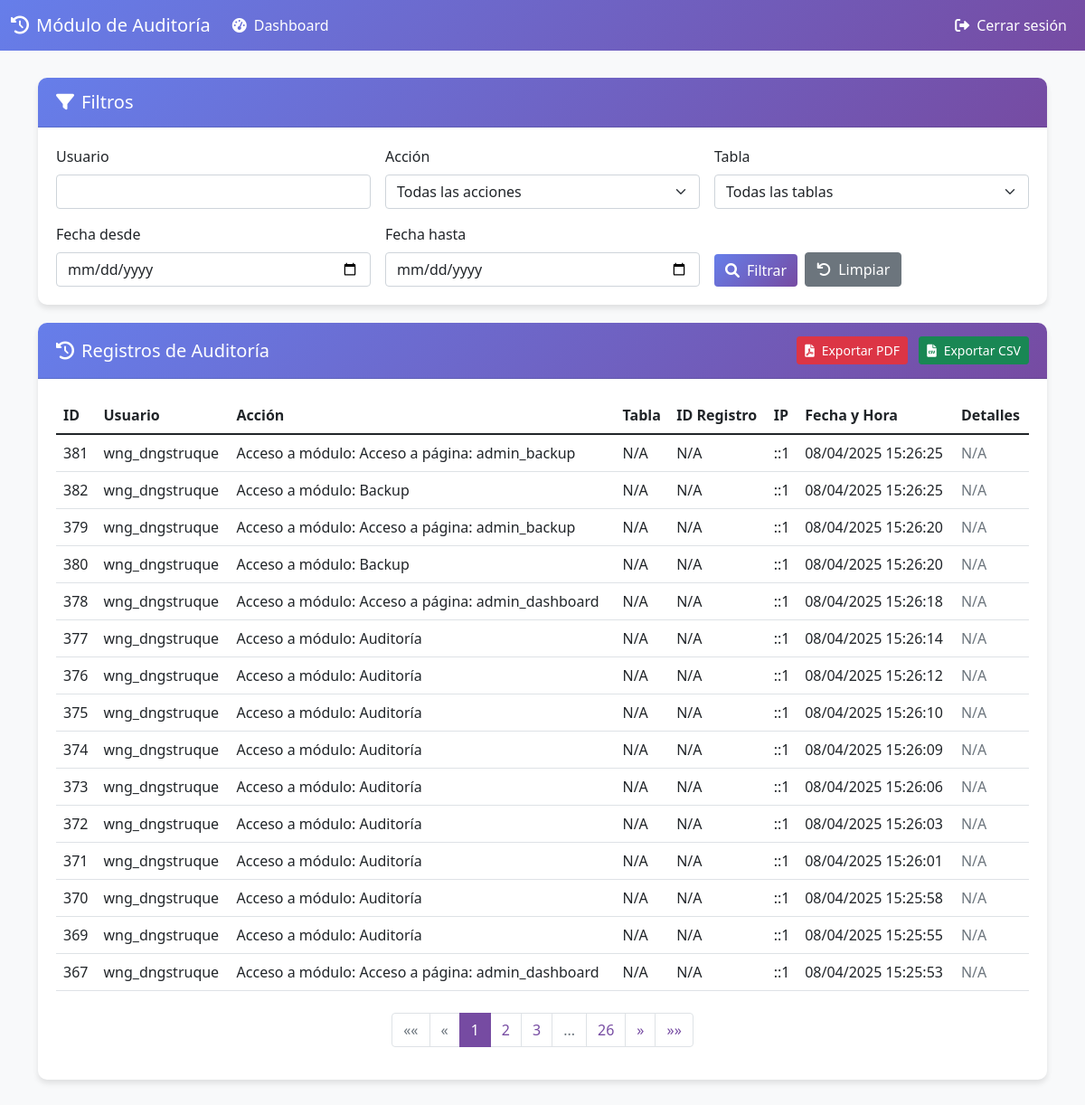
Page /admin_auditoria.php (signed in) on the earlier database version.
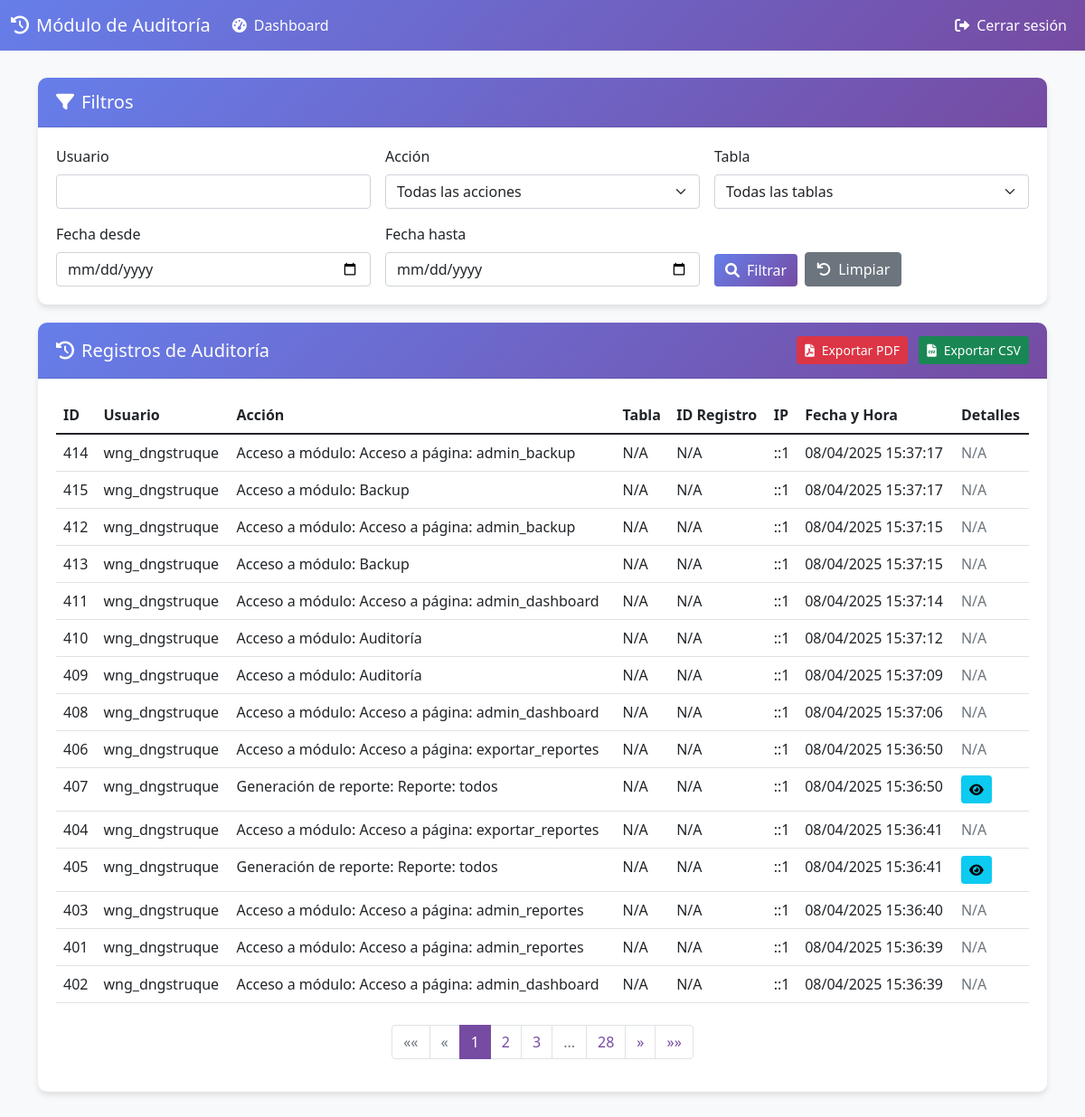
Same page on the later database version.
### tables this page shows
CREATE TABLE `auditoria` (
  `id_auditoria` int(11) NOT NULL AUTO_INCREMENT,
  `id_usuario` int(11) NOT NULL,
  `accion` varchar(255) NOT NULL,
  `tabla` varchar(100) DEFAULT NULL,
  `id_registro` int(11) DEFAULT NULL,
  `detalles` text DEFAULT NULL,
  `ip_usuario` varchar(45) NOT NULL,
  `fecha_hora` datetime NOT NULL DEFAULT current_timestamp(),
  PRIMARY KEY (`id_auditoria`),
  KEY `id_usuario` (`id_usuario`),
  CONSTRAINT `auditoria_ibfk_1` FOREIGN KEY (`id_usuario`) REFERENCES `usuarios` (`id_usuario`)
);

CREATE TABLE `usuarios` (
  `id_usuario` int(11) NOT NULL AUTO_INCREMENT,
  `username` varchar(50) NOT NULL,
  `password` varchar(255) NOT NULL,
  `email` varchar(100) NOT NULL,
  `created_at` timestamp NOT NULL DEFAULT current_timestamp(),
  `nombre` varchar(100) DEFAULT NULL,
  `apellido` varchar(100) DEFAULT NULL,
  `telefono` varchar(20) DEFAULT NULL,
  `area` varchar(100) DEFAULT NULL,
  `rol` enum('usuario','administrador') DEFAULT 'usuario',
  `tamanio_texto` enum('pequeno','normal','grande') DEFAULT 'normal',
  `tema` enum('claro','oscuro') DEFAULT 'claro',
  `idioma` char(2) DEFAULT 'es',
  PRIMARY KEY (`id_usuario`),
  UNIQUE KEY `username` (`username`),
  UNIQUE KEY `email` (`email`)
);

### admin_auditoria.php (the view, shortened to what the changed rows need)
<?php
require_once "includes/config.php";
$registros_por_pagina = 15;
$pagina_actual = isset($_GET['pagina']) ? (int) $_GET['pagina'] : 1;
$inicio = ($pagina_actual - 1) * $registros_por_pagina;
$filtro_usuario = isset($_GET['usuario']) ? $_GET['usuario'] : '';
$filtro_accion = isset($_GET['accion']) ? $_GET['accion'] : '';
$filtro_tabla = isset($_GET['tabla']) ? $_GET['tabla'] : '';
$filtro_fecha_desde = isset($_GET['fecha_desde']) ? $_GET['fecha_desde'] : '';
$filtro_fecha_hasta = isset($_GET['fecha_hasta']) ? $_GET['fecha_hasta'] : '';
$sql_where = "WHERE 1=1";
$params = [];
$types = "";
$sql_count = "SELECT COUNT(*) as total FROM auditoria a
              JOIN usuarios u ON a.id_usuario = u.id_usuario
              $sql_where";
$stmt_count = mysqli_prepare($link, $sql_count);
mysqli_stmt_execute($stmt_count);
$result_count = mysqli_stmt_get_result($stmt_count);
$row_count = mysqli_fetch_assoc($result_count);
$total_registros = $row_count['total'];
$total_paginas = ceil($total_registros / $registros_por_pagina);
$sql = "SELECT a.*, u.username
        FROM auditoria a
        JOIN usuarios u ON a.id_usuario = u.id_usuario
        $sql_where
        ORDER BY a.fecha_hora DESC
        LIMIT ?, ?";
$stmt = mysqli_prepare($link, $sql);
$params[] = $inicio;
$params[] = $registros_por_pagina;
$types .= "ii";
mysqli_stmt_bind_param($stmt, $types, ...$params);
mysqli_stmt_execute($stmt);
$result = mysqli_stmt_get_result($stmt);
?>
<!DOCTYPE html>
<html lang="es">
<head>
    <link href="https://cdn.jsdelivr.net/npm/bootstrap@5.1.3/dist/css/bootstrap.min.css" rel="stylesheet">
    <link rel="stylesheet" href="https://cdnjs.cloudflare.com/ajax/libs/font-awesome/6.0.0-beta3/css/all.min.css">
</head>
<body>
    <div class="container">
        <div class="card">
            <div class="card-body">
                <div class="table-responsive">
                    <table class="table table-hover">
                        <thead>
                            <tr>
                                <th>ID</th>
                                <th>Usuario</th>
                                <th>Acción</th>
                                <th>Tabla</th>
                                <th>ID Registro</th>
                                <th>IP</th>
                                <th>Fecha y Hora</th>
                                <th>Detalles</th>
                            </tr>
                        </thead>
                        <tbody>
                            <?php if (mysqli_num_rows($result) > 0): ?>
                                <?php while ($row = mysqli_fetch_assoc($result)): ?>
                                    <tr>
                                        <td><?php echo htmlspecialchars($row['id_auditoria']); ?></td>
                                        <td><?php echo htmlspecialchars($row['username']); ?></td>
                                        <td><?php echo htmlspecialchars($row['accion']); ?></td>
                                        <td><?php echo htmlspecialchars($row['tabla'] ?? 'N/A'); ?></td>
                                        <td><?php echo htmlspecialchars($row['id_registro'] ?? 'N/A'); ?></td>
                                        <td><?php echo htmlspecialchars($row['ip_usuario']); ?></td>
                                        <td><?php echo htmlspecialchars(date('d/m/Y H:i:s', strtotime($row['fecha_hora']))); ?>
                                        </td>
                                        <td>
                                            <?php if (!empty($row['detalles'])): ?>
                                                <button type="button" class="btn btn-sm btn-info" data-bs-toggle="modal"
                                                    data-bs-target="#detallesModal<?php echo $row['id_auditoria']; ?>">
                                                    <i class="fas fa-eye"></i>
                                                </button>
                                            <?php else: ?>
                                                <span class="text-muted">N/A</span>
                                            <?php endif; ?>
                                        </td>
                                    </tr>
                                <?php endwhile; ?>
                            <?php else: ?>
                                <tr>
                                    <td colspan="8" class="text-center">No hay registros de auditoría</td>
                                </tr>
                            <?php endif; ?>
                        </tbody>
                    </table>
                </div>
                <?php if ($total_paginas > 1): ?>
                    <div class="d-flex justify-content-center mt-4">
                        <nav aria-label="Navegación de páginas">
                            <ul class="pagination">
                                <?php
                                $rango = 2;
                                $inicio_rango = max(1, $pagina_actual - $rango);
                                $fin_rango = min($total_paginas, $pagina_actual + $rango);
                                for ($i = $inicio_rango; $i <= $fin_rango; $i++) {
                                    echo '<li class="page-item ' . (($i == $pagina_actual) ? 'active' : '') . '"><a class="page-link" href="' . htmlspecialchars($_SERVER["PHP_SELF"]) . '?pagina=' . $i . '&usuario=' . urlencode($filtro_usuario) . '&accion=' . urlencode($filtro_accion) . '&tabla=' . urlencode($filtro_tabla) . '&fecha_desde=' . urlencode($filtro_fecha_desde) . '&fecha_hasta=' . urlencode($filtro_fecha_hasta) . '">' . $i . '</a></li>';
                                }
                                if ($fin_rango < $total_paginas) {
                                    if ($fin_rango < $total_paginas - 1) {
                                        echo '<li class="page-item disabled"><a class="page-link" href="#">...</a></li>';
                                    }
                                    echo '<li class="page-item"><a class="page-link" href="' . htmlspecialchars($_SERVER["PHP_SELF"]) . '?pagina=' . $total_paginas . '&usuario=' . urlencode($filtro_usuario) . '&accion=' . urlencode($filtro_accion) . '&tabla=' . urlencode($filtro_tabla) . '&fecha_desde=' . urlencode($filtro_fecha_desde) . '&fecha_hasta=' . urlencode($filtro_fecha_hasta) . '">' . $total_paginas . '</a></li>';
                                }
                                ?>
                            </ul>
                        </nav>
                    </div>
                <?php endif; ?>
            </div>
        </div>
    </div>
</body>
</html>

Differences in the rows shown:
no longer on this page (row unchanged): auditoria: id_auditoria "381", id_usuario.username "wng_dngstruque", accion "Acceso a módulo: Acceso a página: admin_backup", tabla "N/A", id_registro "N/A", ip_usuario "::1", fecha_hora "08/04/2025 15:26:25"
no longer on this page (row unchanged): auditoria: id_auditoria "382", id_usuario.username "wng_dngstruque", accion "Acceso a módulo: Backup", tabla "N/A", id_registro "N/A", ip_usuario "::1", fecha_hora "08/04/2025 15:26:25"
no longer on this page (row unchanged): auditoria: id_auditoria "379", id_usuario.username "wng_dngstruque", accion "Acceso a módulo: Acceso a página: admin_backup", tabla "N/A", id_registro "N/A", ip_usuario "::1", fecha_hora "08/04/2025 15:26:20"
no longer on this page (row unchanged): auditoria: id_auditoria "380", id_usuario.username "wng_dngstruque", accion "Acceso a módulo: Backup", tabla "N/A", id_registro "N/A", ip_usuario "::1", fecha_hora "08/04/2025 15:26:20"
no longer on this page (row unchanged): auditoria: id_auditoria "378", id_usuario.username "wng_dngstruque", accion "Acceso a módulo: Acceso a página: admin_dashboard", tabla "N/A", id_registro "N/A", ip_usuario "::1", fecha_hora "08/04/2025 15:26:18"
no longer on this page (row unchanged): auditoria: id_auditoria "377", id_usuario.username "wng_dngstruque", accion "Acceso a módulo: Auditoría", tabla "N/A", id_registro "N/A", ip_usuario "::1", fecha_hora "08/04/2025 15:26:14"
no longer on this page (row unchanged): auditoria: id_auditoria "376", id_usuario.username "wng_dngstruque", accion "Acceso a módulo: Auditoría", tabla "N/A", id_registro "N/A", ip_usuario "::1", fecha_hora "08/04/2025 15:26:12"
no longer on this page (row unchanged): auditoria: id_auditoria "375", id_usuario.username "wng_dngstruque", accion "Acceso a módulo: Auditoría", tabla "N/A", id_registro "N/A", ip_usuario "::1", fecha_hora "08/04/2025 15:26:10"
no longer on this page (row unchanged): auditoria: id_auditoria "374", id_usuario.username "wng_dngstruque", accion "Acceso a módulo: Auditoría", tabla "N/A", id_registro "N/A", ip_usuario "::1", fecha_hora "08/04/2025 15:26:09"
no longer on this page (row unchanged): auditoria: id_auditoria "373", id_usuario.username "wng_dngstruque", accion "Acceso a módulo: Auditoría", tabla "N/A", id_registro "N/A", ip_usuario "::1", fecha_hora "08/04/2025 15:26:06"
no longer on this page (row unchanged): auditoria: id_auditoria "372", id_usuario.username "wng_dngstruque", accion "Acceso a módulo: Auditoría", tabla "N/A", id_registro "N/A", ip_usuario "::1", fecha_hora "08/04/2025 15:26:03"
no longer on this page (row unchanged): auditoria: id_auditoria "371", id_usuario.username "wng_dngstruque", accion "Acceso a módulo: Auditoría", tabla "N/A", id_registro "N/A", ip_usuario "::1", fecha_hora "08/04/2025 15:26:01"
no longer on this page (row unchanged): auditoria: id_auditoria "370", id_usuario.username "wng_dngstruque", accion "Acceso a módulo: Auditoría", tabla "N/A", id_registro "N/A", ip_usuario "::1", fecha_hora "08/04/2025 15:25:58"
no longer on this page (row unchanged): auditoria: id_auditoria "369", id_usuario.username "wng_dngstruque", accion "Acceso a módulo: Auditoría", tabla "N/A", id_registro "N/A", ip_usuario "::1", fecha_hora "08/04/2025 15:25:55"
no longer on this page (row unchanged): auditoria: id_auditoria "367", id_usuario.username "wng_dngstruque", accion "Acceso a módulo: Acceso a página: admin_dashboard", tabla "N/A", id_registro "N/A", ip_usuario "::1", fecha_hora "08/04/2025 15:25:53"
added auditoria: id_auditoria "414", id_usuario.username "wng_dngstruque", accion "Acceso a módulo: Acceso a página: admin_backup", tabla "N/A", id_registro "N/A", ip_usuario "::1", fecha_hora "08/04/2025 15:37:17"
added auditoria: id_auditoria "415", id_usuario.username "wng_dngstruque", accion "Acceso a módulo: Backup", tabla "N/A", id_registro "N/A", ip_usuario "::1", fecha_hora "08/04/2025 15:37:17"
added auditoria: id_auditoria "412", id_usuario.username "wng_dngstruque", accion "Acceso a módulo: Acceso a página: admin_backup", tabla "N/A", id_registro "N/A", ip_usuario "::1", fecha_hora "08/04/2025 15:37:15"
added auditoria: id_auditoria "413", id_usuario.username "wng_dngstruque", accion "Acceso a módulo: Backup", tabla "N/A", id_registro "N/A", ip_usuario "::1", fecha_hora "08/04/2025 15:37:15"
added auditoria: id_auditoria "411", id_usuario.username "wng_dngstruque", accion "Acceso a módulo: Acceso a página: admin_dashboard", tabla "N/A", id_registro "N/A", ip_usuario "::1", fecha_hora "08/04/2025 15:37:14"
added auditoria: id_auditoria "410", id_usuario.username "wng_dngstruque", accion "Acceso a módulo: Auditoría", tabla "N/A", id_registro "N/A", ip_usuario "::1", fecha_hora "08/04/2025 15:37:12"
added auditoria: id_auditoria "409", id_usuario.username "wng_dngstruque", accion "Acceso a módulo: Auditoría", tabla "N/A", id_registro "N/A", ip_usuario "::1", fecha_hora "08/04/2025 15:37:09"
added auditoria: id_auditoria "408", id_usuario.username "wng_dngstruque", accion "Acceso a módulo: Acceso a página: admin_dashboard", tabla "N/A", id_registro "N/A", ip_usuario "::1", fecha_hora "08/04/2025 15:37:06"
added auditoria: id_auditoria "406", id_usuario.username "wng_dngstruque", accion "Acceso a módulo: Acceso a página: exportar_reportes", tabla "N/A", id_registro "N/A", ip_usuario "::1", fecha_hora "08/04/2025 15:36:50"
added auditoria: id_auditoria "407", id_usuario.username "wng_dngstruque", accion "Generación de reporte: Reporte: todos", tabla "N/A", id_registro "N/A", ip_usuario "::1", fecha_hora "08/04/2025 15:36:50"
added auditoria: id_auditoria "404", id_usuario.username "wng_dngstruque", accion "Acceso a módulo: Acceso a página: exportar_reportes", tabla "N/A", id_registro "N/A", ip_usuario "::1", fecha_hora "08/04/2025 15:36:41"
added auditoria: id_auditoria "405", id_usuario.username "wng_dngstruque", accion "Generación de reporte: Reporte: todos", tabla "N/A", id_registro "N/A", ip_usuario "::1", fecha_hora "08/04/2025 15:36:41"
added auditoria: id_auditoria "403", id_usuario.username "wng_dngstruque", accion "Acceso a módulo: Acceso a página: admin_reportes", tabla "N/A", id_registro "N/A", ip_usuario "::1", fecha_hora "08/04/2025 15:36:40"
added auditoria: id_auditoria "401", id_usuario.username "wng_dngstruque", accion "Acceso a módulo: Acceso a página: admin_reportes", tabla "N/A", id_registro "N/A", ip_usuario "::1", fecha_hora "08/04/2025 15:36:39"
added auditoria: id_auditoria "402", id_usuario.username "wng_dngstruque", accion "Acceso a módulo: Acceso a página: admin_dashboard", tabla "N/A", id_registro "N/A", ip_usuario "::1", fecha_hora "08/04/2025 15:36:39"
Other differences:
$total_paginas: "26" → "28"
